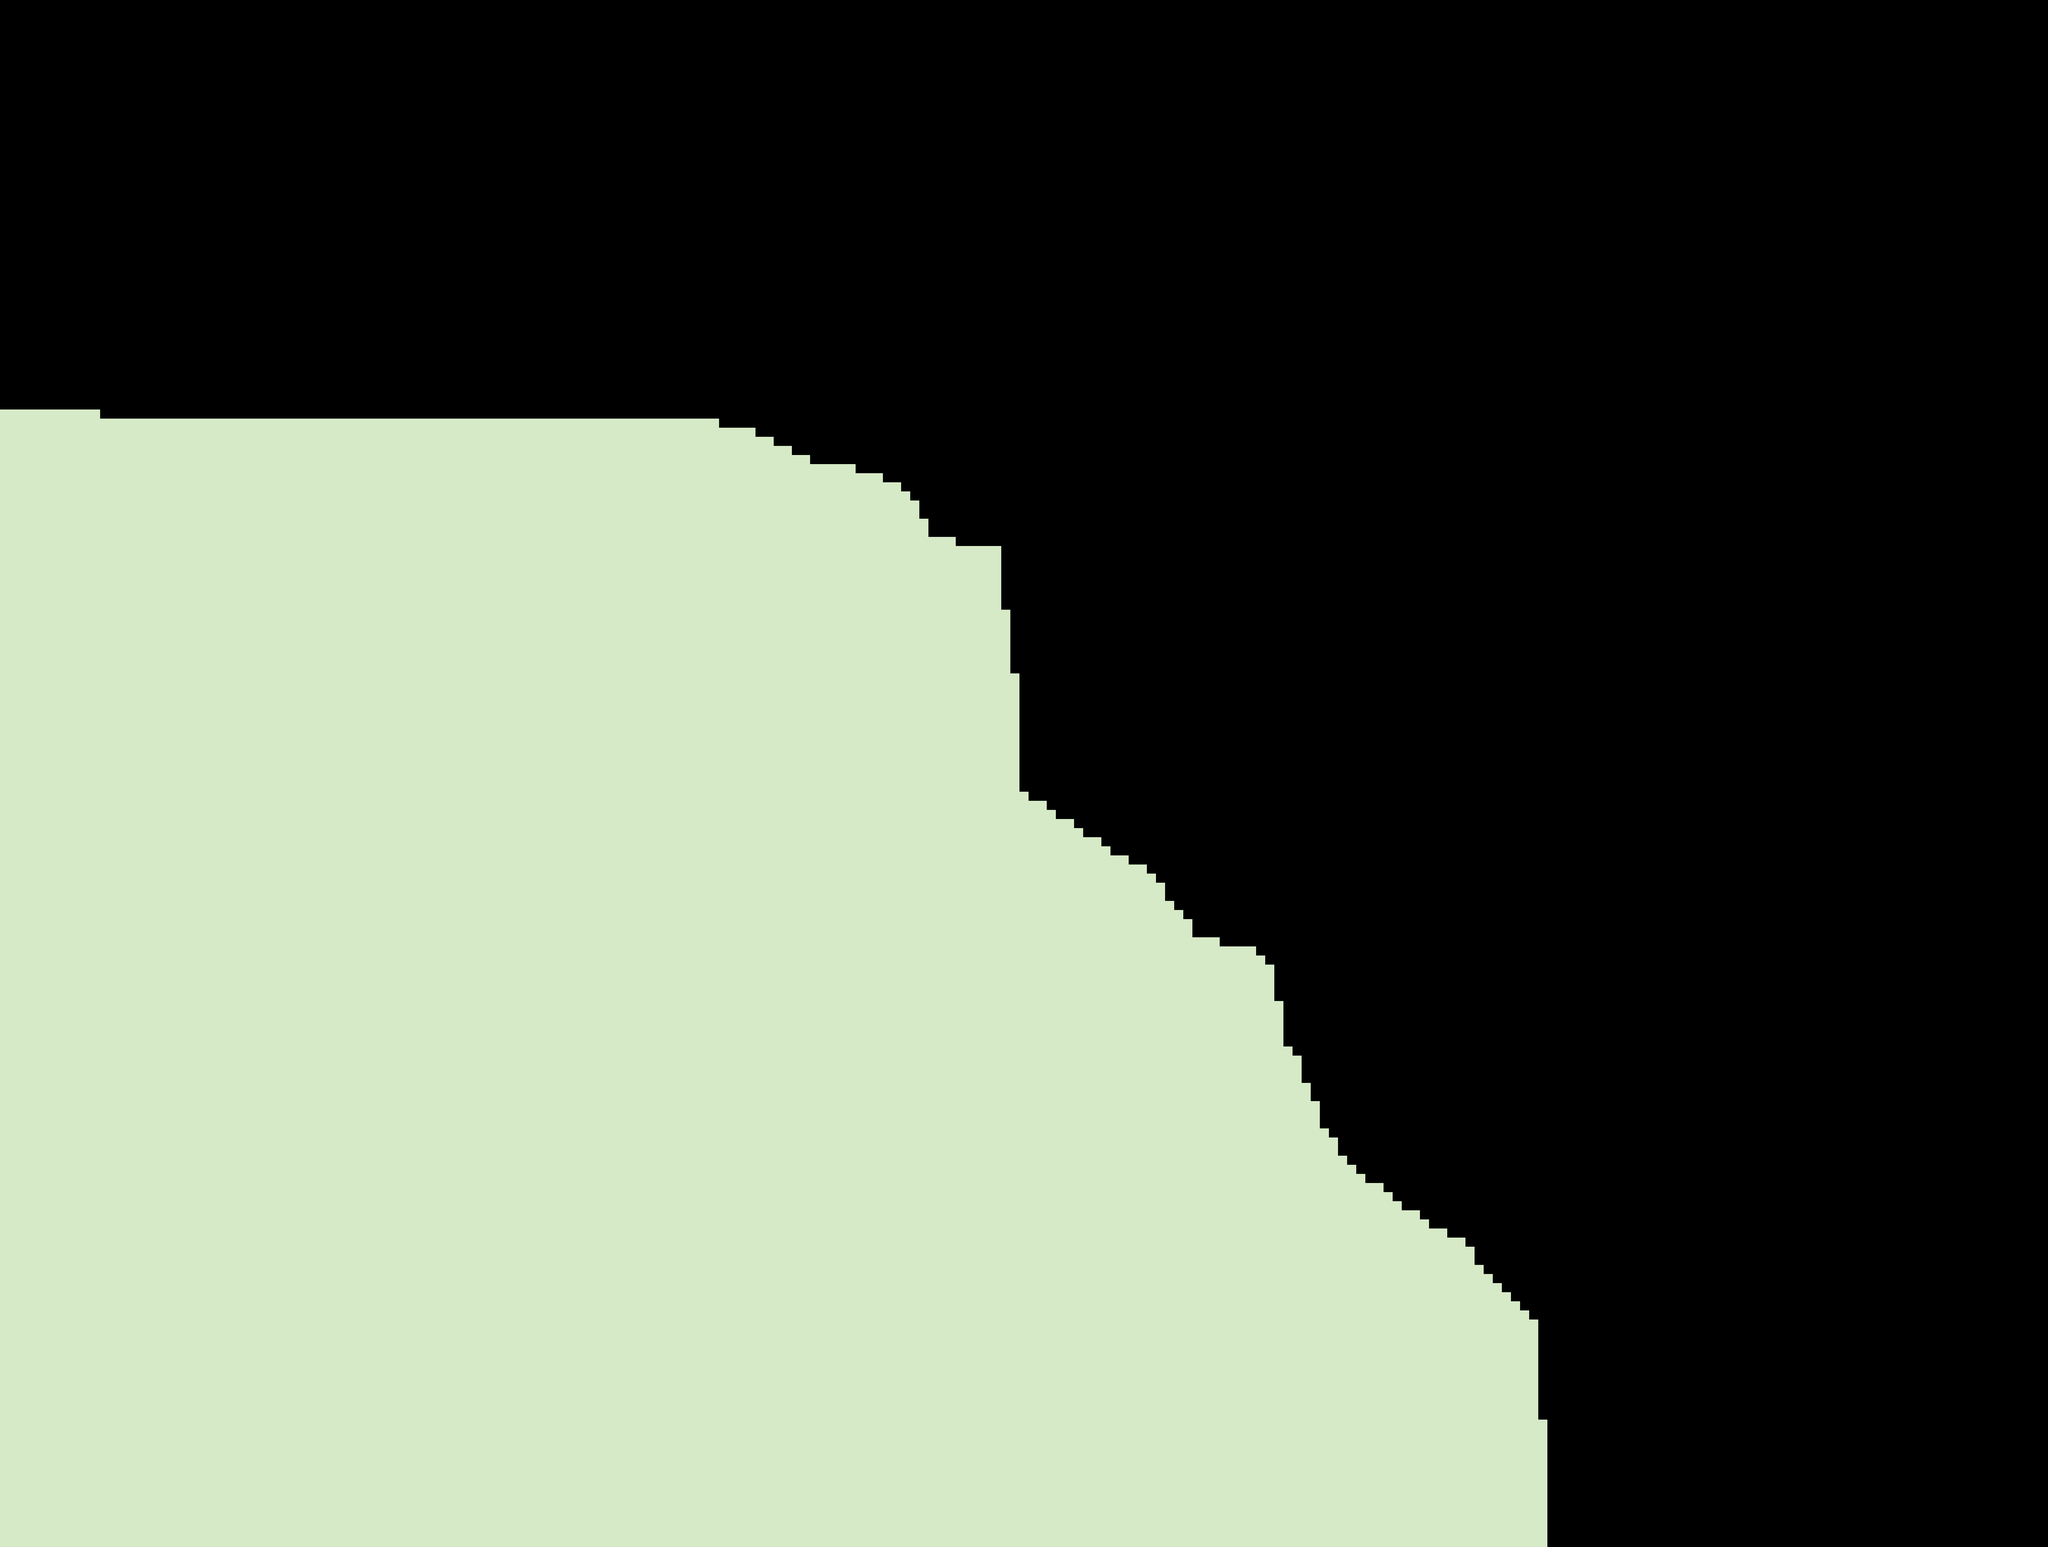

Below is a game level as drawn by its tile map, then a one-line description and the .tmx that defines it (tile-layer data replaced by summaries):
An orthogonal 225x170 tile map with 32x32 px tiles, 1 tile layer (background), 7 tilesets and 102 objects (52x changeLevel, 36x rectangle, 4x ball, 2x skateboard, sam, ...).

<map version="1.2" tiledversion="1.2.1" orientation="orthogonal" renderorder="right-down" width="225" height="170" tilewidth="32" tileheight="32" infinite="0" nextlayerid="9" nextobjectid="158">
 <tileset firstgid="1" source="test-tileset.tsx" />
 <tileset firstgid="3" source="tree-square-tileset.tsx" />
 <tileset firstgid="4" source="tree-triangle-tileset.tsx" />
 <tileset firstgid="5" source="ground-base.tsx" />
 <tileset firstgid="294" source="groupedtrees-001.tsx" />
 <tileset firstgid="295" source="groupedtrees-002.tsx" />
 <tileset firstgid="296" source="groupedtrees-003.tsx" />
 <layer id="7" name="background" width="225" height="170">
  <data>[38250 cells, 16821 non-empty, 1 distinct tile ids]</data>
 </layer>
 <objectgroup id="8" name="background objects">
  <object id="111" gid="3" x="137.998" y="1069.16" width="196.226" height="378" rotation="-2.71126" />
  <object id="112" gid="4" x="533.632" y="1047.53" width="225.339" height="414.023" rotation="9.0832" />
  <object id="116" gid="294" x="2096" y="1074" width="417" height="685" />
  <object id="117" gid="295" x="5061.35" y="4366.09" width="290.357" height="469.255" />
  <object id="118" gid="296" x="3876.36" y="2819.18" width="241.931" height="462.036" />
 </objectgroup>
 <objectgroup id="2" name="objects">
  <object id="4" name="sam" x="410.788" y="904.303">
   <point />
  </object>
  <object id="5" name="skateboard" x="2880" y="998">
   <properties>
    <property name="texturePathBoard" value="assets/art/gameobject-textures/skateboard-deck.png" />
    <property name="texturePathWheel" value="assets/art/gameobject-textures/skateboard-wheel.png" />
   </properties>
   <point />
  </object>
  <object id="27" name="rectangle" x="2069.25" y="1040.28" width="755" height="570.865">
   <properties>
    <property name="static" type="bool" value="true" />
    <property name="texturePath" value="assets/art/environment-textures/ground-base.png" />
   </properties>
  </object>
  <object id="54" name="cameraFocus" x="5517.39" y="4297.81">
   <properties>
    <property name="cameraDistance" type="float" value="700" />
   </properties>
   <point />
  </object>
  <object id="55" name="cameraInfluence" x="5294.79" y="4702.66">
   <properties>
    <property name="cameraDistance" type="float" value="400" />
   </properties>
   <point />
  </object>
  <object id="57" name="changeLevel" x="5558.06" y="4894.48">
   <properties>
    <property name="cameraDistance" type="float" value="50" />
    <property name="newLevelPath" value="maps/survival-map.lua" />
   </properties>
   <point />
  </object>
  <object id="59" name="rectangle" x="-500" y="-1.4325" width="614" height="1622.86">
   <properties>
    <property name="static" type="bool" value="true" />
    <property name="texturePath" value="assets/art/environment-textures/ground-base.png" />
   </properties>
  </object>
  <object id="60" name="rectangle" x="2724" y="1102.57" width="194" height="138.865">
   <properties>
    <property name="static" type="bool" value="true" />
    <property name="texturePath" value="assets/art/environment-textures/ground-base.png" />
   </properties>
  </object>
  <object id="61" name="rectangle" x="2910" y="1169.57" width="40" height="68.865">
   <properties>
    <property name="static" type="bool" value="true" />
    <property name="texturePath" value="assets/art/environment-textures/ground-base.png" />
   </properties>
  </object>
  <object id="62" name="rectangle" x="2613.04" y="1197.2" width="470.637" height="400.019" rotation="4.74761">
   <properties>
    <property name="static" type="bool" value="true" />
    <property name="texturePath" value="assets/art/environment-textures/ground-base.png" />
   </properties>
  </object>
  <object id="63" name="rectangle" x="2673.52" y="1416.75" width="470.637" height="400.019" rotation="-7.3999">
   <properties>
    <property name="static" type="bool" value="true" />
    <property name="texturePath" value="assets/art/environment-textures/ground-base.png" />
   </properties>
  </object>
  <object id="64" name="rectangle" x="3124.95" y="1392.86" width="47.9821" height="35.0494" rotation="9.28432">
   <properties>
    <property name="static" type="bool" value="true" />
    <property name="texturePath" value="assets/art/environment-textures/ground-base.png" />
   </properties>
  </object>
  <object id="65" name="rectangle" x="3158.87" y="1496.55" width="47.9821" height="35.0494" rotation="-323.079">
   <properties>
    <property name="static" type="bool" value="true" />
    <property name="texturePath" value="assets/art/environment-textures/ground-base.png" />
   </properties>
  </object>
  <object id="66" name="rectangle" x="3006.45" y="1571.32" width="240.015" height="255.946" rotation="6.11962">
   <properties>
    <property name="static" type="bool" value="true" />
    <property name="texturePath" value="assets/art/environment-textures/ground-base.png" />
   </properties>
  </object>
  <object id="67" name="rectangle" x="3227.35" y="1690.24" width="47.9821" height="35.0494" rotation="-376.502">
   <properties>
    <property name="static" type="bool" value="true" />
    <property name="texturePath" value="assets/art/environment-textures/ground-base.png" />
   </properties>
  </object>
  <object id="68" name="rectangle" x="3224.44" y="1703.16" width="339.224" height="255.946" rotation="36.8417">
   <properties>
    <property name="static" type="bool" value="true" />
    <property name="texturePath" value="assets/art/environment-textures/ground-base.png" />
   </properties>
  </object>
  </objectgroup>
</map>
<!-- 81 of 102 objects omitted -->
